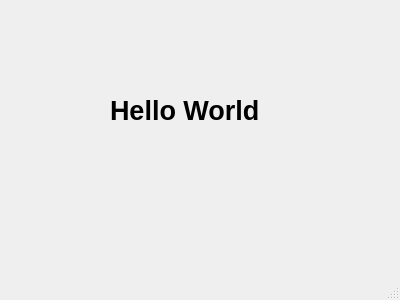
<?xml version="1.0" encoding="UTF-8"?>
<ui version="4.0">
 <class>App</class>
 <widget class="QMainWindow" name="App">
  <property name="geometry">
   <rect>
    <x>0</x>
    <y>0</y>
    <width>400</width>
    <height>300</height>
   </rect>
  </property>
  <property name="windowTitle">
   <string>App</string>
  </property>
  <widget class="QWidget" name="centralwidget">
   <widget class="QLabel" name="label">
    <property name="geometry">
     <rect>
      <x>110</x>
      <y>80</y>
      <width>170</width>
      <height>60</height>
     </rect>
    </property>
    <property name="font">
     <font>
      <pointsize>20</pointsize>
      <bold>true</bold>
     </font>
    </property>
    <property name="text">
     <string>Hello World</string>
    </property>
   </widget>
  </widget>
  <widget class="QMenuBar" name="menubar">
   <property name="geometry">
    <rect>
     <x>0</x>
     <y>0</y>
     <width>400</width>
     <height>33</height>
    </rect>
   </property>
  </widget>
  <widget class="QStatusBar" name="statusbar"/>
 </widget>
 <resources/>
 <connections/>
</ui>
